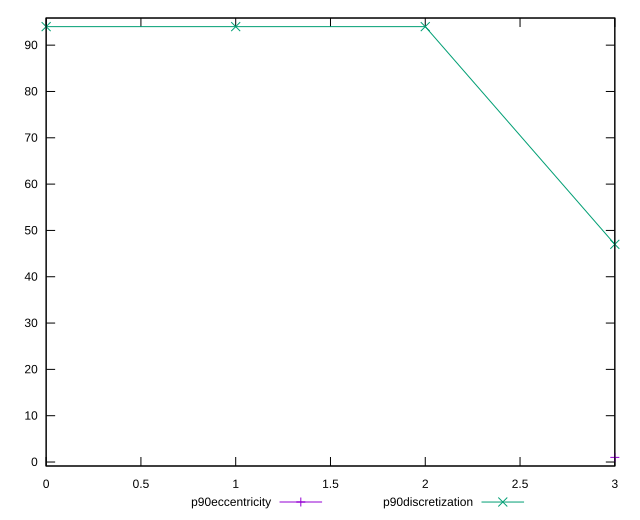

Write gnuplot code to recreate this figure.
reset

$p90Eccentricity <<EOF
3 1.0000000000000002
EOF

$p90Discretization <<EOF
0 94
1 94
2 94
3 47
EOF

set key outside below
set xrange [0:3]
set yrange [-0.8599999999999999:95.86]
set trange [-0.8599999999999999:95.86]
set terminal svg size 640, 520 enhanced background rgb 'white'
set output "reports/report_00032_2021-02-25T10-28-15.087Z/legacy-javascript/progression/eccentricity.svg"

plot $p90Eccentricity title "p90eccentricity" with linespoints, \
     $p90Discretization title "p90discretization" with linespoints

reset
